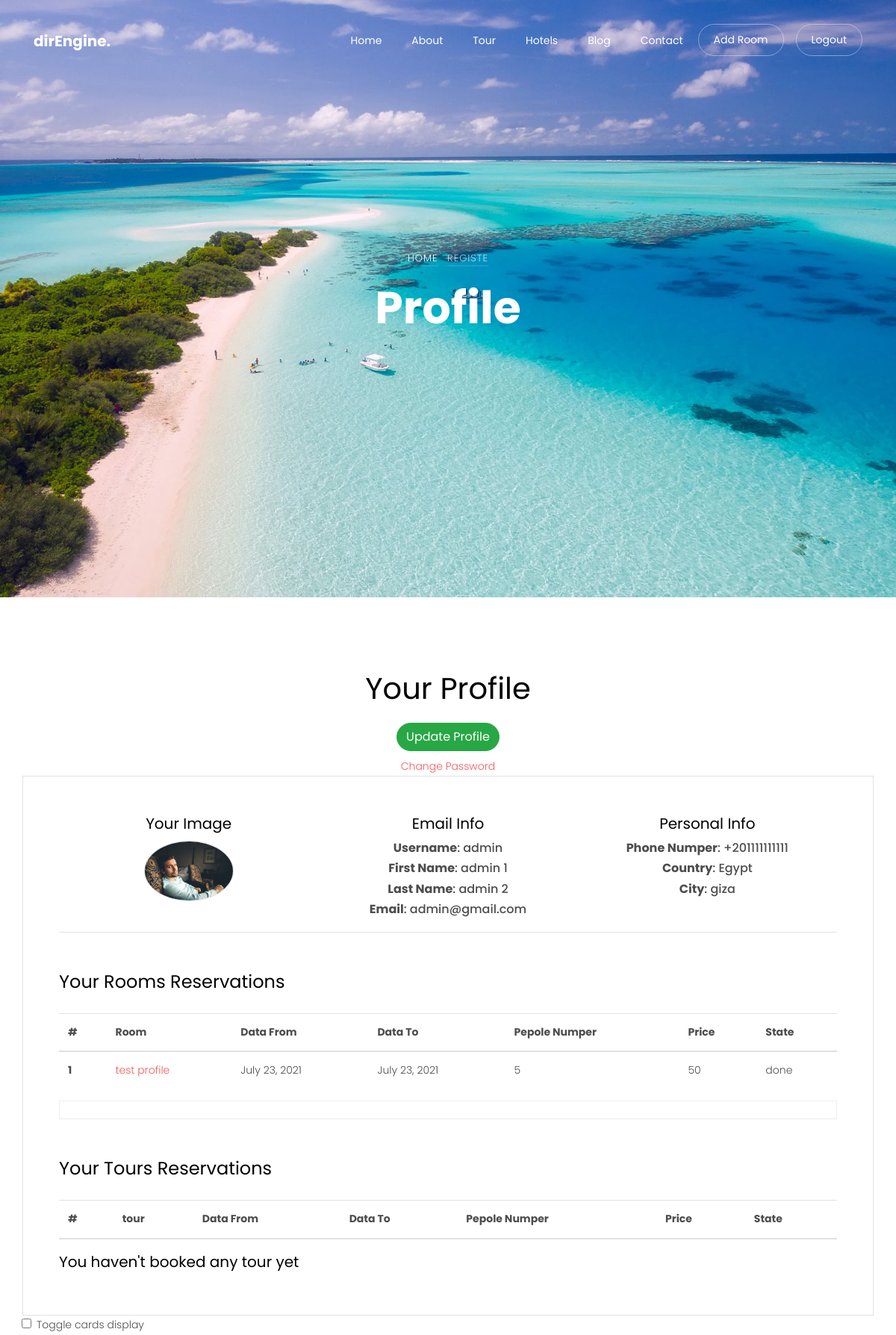
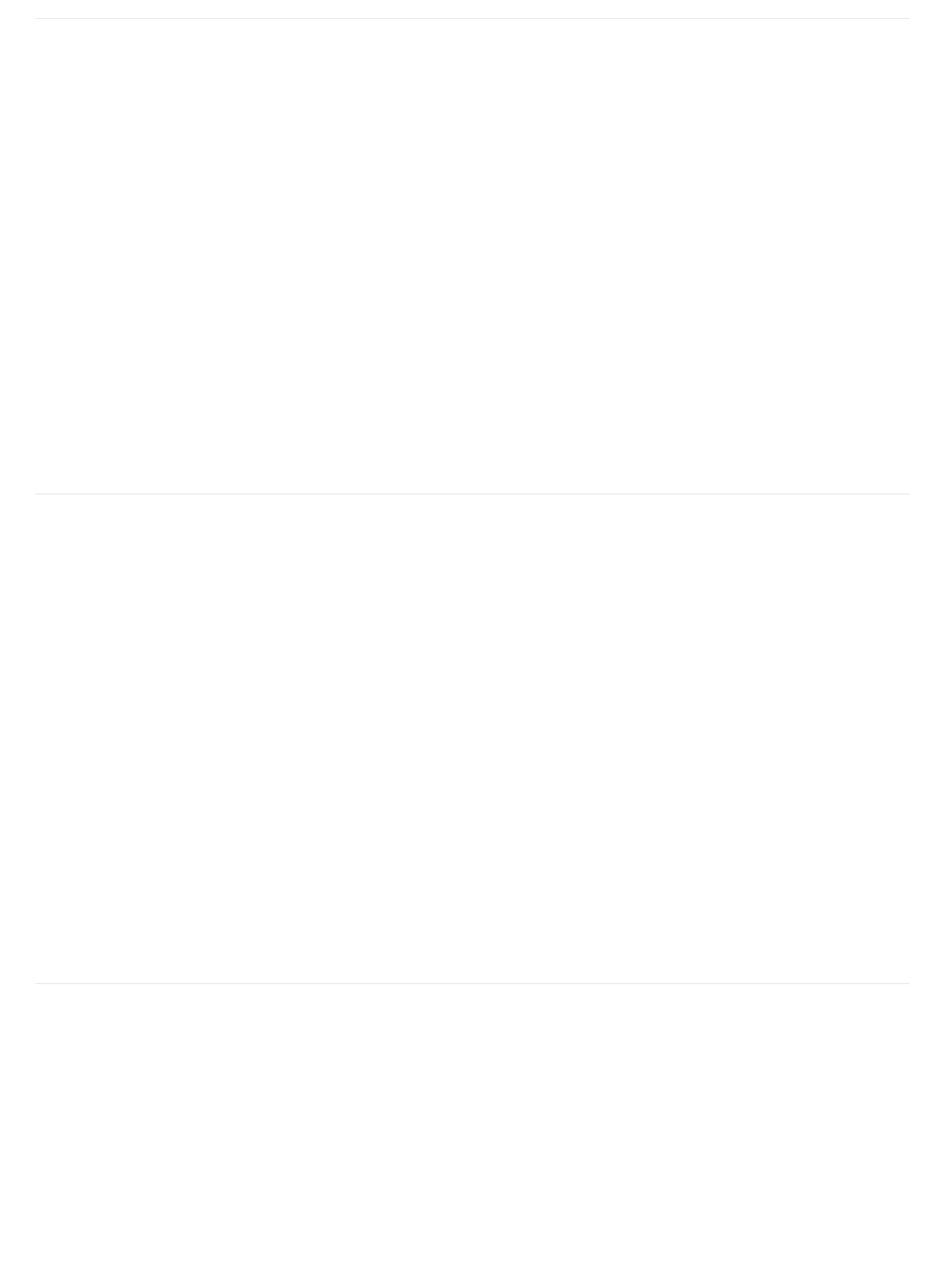
/accounts/profile/admin/ (signed in, upper part), run on the app's committed database (2 pictures, top to bottom).
### accounts/models.py (models this page shows, shortened)
class User(AbstractUser):
    email = models.EmailField('email address',unique=True)
    image = models.ImageField(upload_to=get_profile_image_filepath,default='default.png')
    country = CountryField(blank=True)
    city = models.CharField(max_length = 150,blank=True)
    phone_number = PhoneNumberField(blank=True)
    last_update = models.DateTimeField(auto_now=True)
    slug = models.SlugField(blank=True, null=True)
    toggle_cart_option = models.BooleanField(default=False)
    objects = MyUserManager()
    def get_profile_image_filename(self):
        if self.image:
            return'/media/'+ str(self.image)[str(self.image).index('profile_images/' + str(self.pk) +  ' - ' + str(self.username) + "/"):]
        else:
            return 'Not Image'
    def get_absolute_url(self):
        return reverse('accounts:profile', args=[self.slug])

### rooms/models.py (models this page shows, shortened)
class Room_Reservation(models.Model):
    user = models.ForeignKey(get_user_model(), related_name='room_Reservation', on_delete=models.CASCADE)
    room = models.ForeignKey(Room, related_name='room_Reservation', on_delete=models.CASCADE)
    name = models.CharField(max_length=90)
    email_registered = models.EmailField()
    email_entred = models.EmailField()
    data_from = models.DateField()
    data_to = models.DateField()
    guste = models.PositiveIntegerField(validators=[MinValueValidator(1),MaxValueValidator(6)],blank=True)
    children = models.PositiveIntegerField(validators=[MinValueValidator(0),MaxValueValidator(6)],blank=True)
    price = models.IntegerField()
    canceled = models.BooleanField(default=False)
    done = models.BooleanField(default=False)
    objects = Room_Reservation_Maneger()
    class Meta:
        ordering = ['-id']

class Room(models.Model):
    owner = models.ForeignKey(get_user_model(), on_delete=models.CASCADE)
    title = models.CharField(max_length = 150)
    price = models.PositiveIntegerField()
    total_rating = models.IntegerField(default=0,blank=True, null=True)
    city = models.ForeignKey(Place, on_delete=models.CASCADE)
    locality =models.CharField(max_length=50)
    street = models.CharField(max_length = 150)
    category = models.ForeignKey(Category, on_delete=models.CASCADE)
    descriptions = RichTextField()
    img = models.ImageField(upload_to='rooms/')
    days_number = models.PositiveIntegerField()
    data_from = models.DateField(auto_now_add=True,blank=True)
    data_to = models.DateField(auto_now_add=True,blank=True)
    created_at = models.DateTimeField(auto_now_add=True)
    update_at = models.DateTimeField(default=timezone.now)
    slug = models.SlugField(blank=True, null=True)
    active = models.BooleanField(default=True)
    def get_absolute_url(self):
        return reverse("rooms:hotel_room", kwargs={'slug':self.slug})
    def get_reservation_url(self):
        return '{}#reservation_form'.format(reverse("rooms:hotel_room", kwargs={'slug':self.slug}))

### accounts/views.py (the view)
# urls.py: path('profile/<slug:slug>/',views.ProfileView.as_view(),name='profile'),
class ProfileView(DetailView):
    model =  get_user_model()
    def get_context_data(self, **kwargs):
        context = super().get_context_data(**kwargs)
        print(self.get_slug_field)
        context['object_list'] = Room.objects.filter(owner__slug=self.kwargs['slug'])
        return context

### blog/models.py (called while the page is built)
    def get_absolute_url(self):
        return reverse("blog:blog-detail", kwargs={"slug": self.slug})

### main/models.py (called while the page is built)
    def __str__(self):
        return self.name

### project/context_processors.py (called while the page is built)
def nav_links(request):
    urlpath = request.path
    cxt = {
        'urlpath':urlpath,
    }
    return cxt

def myfooter(request):
    info = Info.objects.last()
    cxt = {
        'myfooter':info,
    }
    return cxt

### tours/models.py (called while the page is built)
    @property
    def total_rating(self):
        rating_count= self.rating.all()
        rating = 0
        for i in rating_count:
            rating += i.rating
        if rating_count.exists():
            return int(rating/len(rating_count))
        return '0'

    def get_absolute_url(self):
        return reverse('tours:tour_detail',kwargs={'slug':self.slug})

    def get_reservation_url(self):
        return '{}#reservation_form'.format(reverse("tours:tour_detail", kwargs={'slug':self.slug}))

### accounts/templates/accounts/user_detail.html (shortened to what this page needs)
{% extends "base.html" %}
{% load static %}
{% block content %}
<div class="hero-wrap js-fullheight" style="background-image: url('{% static 'images/bg_2.jpg' %}');">
    <div class="container">
      <div class="row no-gutters slider-text js-fullheight align-items-center justify-content-center" data-scrollax-parent="true">
        <div class="col-md-9 ftco-animate text-center" data-scrollax=" properties: { translateY: '70%' }">
          <p class="breadcrumbs" data-scrollax="properties: { translateY: '30%', opacity: 1.6 }"><span class="mr-2"><a href="index.html">Home</a></span> <span>Registe</span></p>
          <h1 class="mb-3 bread" data-scrollax="properties: { translateY: '30%', opacity: 1.6 }">Profile</h1>
        </div>
      </div>
    </div>
  </div>
  <section class="ftco-section contact-section ftco-degree-bg">
      <center class="mb-3 mt-2"><h1>Your Profile</h1></center>
      <center><a href="{{object.get_absolute_url}}update/" class='btn btn-success mb-2'>Update Profile</a></center>
      <center><a href="{% url 'password_change' %}" class="mb-2">Change Password</a></center>
      <div class="container">
      <div class="row border p-5">
        <div class="col-md-4 mx-auto {% if request.user.is_superuser or request.user.is_staff%} border-bottom mb-5 {% endif %}">
            <center class="mb-3"><h5>Your Image</h5>
                <img class="img-fluid rounded-circle border" src="{{object.get_profile_image_filename}}" width="120px" alt="{{object.get_profile_image_filename}}">
        </div>
        <div class="col-md-4 mx-auto {% if request.user.is_superuser or request.user.is_staff%} border-bottom mb-5 {% endif %}">
            <center class="mb-3"><h5>Email Info</h5>
                <h6><strong>Username</strong>: {{object.username}}</h6>
                <h6><strong>First Name</strong>: {{object.first_name}}</h6>
                <h6><strong>Last Name</strong>: {{object.last_name}}</h6>
                <h6><strong>Email</strong>: {{object.email}}</h6>
            </center>
        </div>
        <div class="col-md-4 mx-auto {% if request.user.is_superuser or request.user.is_staff%} border-bottom mb-5 {% endif %}">
            <center class="mb-5"><h5>Personal Info</h5>
                <h6><strong>Phone Numper</strong>: {{object.phone_number}}</h6>
                <h6><strong>Country</strong>: {{object.country.name}}</h6>
                <h6><strong>City</strong>: {{object.city}}</h6>
            </center>
        </div>
        {% if request.user.is_superuser or request.user.is_staff%}
        {% include "accounts/user_profile_booking.html" %}
        {% endif %}
      </div>
      {% if request.user.is_superuser or request.user.is_staff%}
      <form id="show_moving_carts_form" method="POST" action="{% url 'accounts:toggle-profile-option' object.slug %}">
        <input onchange="$('#show_moving_carts_form').submit()" type="checkbox" {% if object.toggle_cart_option %}checked {% endif %} name="show_moving_carts" id="show_moving_carts" style="margin-left: -16px;margin-right:7px"><label for="show_moving_carts">Toggle cards display</label>
      </form>
      <div id="main_root_carts">
          <div id="profile_option_div_row_root">
            {% if object.toggle_cart_option %}
              {% include "accounts/profile_option.html" %}
              {% else %}
              {% include "accounts/profile_option_2.html" %}
            {% endif %}
          </div>
      </div>
      {% else %}
      {% include "accounts/user_profile_booking.html" %}
      {% endif %}
    </div>
  </section>
{% endblock content %}

### accounts/templates/accounts/user_profile_booking.html (shortened to what this page needs)
<center><h4 class="mb-4">Your Rooms Reservations</h4></center>
<table class="table">
    <thead>
      <tr>
        <th scope="col">#</th>
        <th scope="col">Room</th>
        <th scope="col">Data From</th>
        <th scope="col">Data To</th>
        <th scope="col">Pepole Numper</th>
        <th scope="col">Price</th>
        <th scope="col">State</th>
      </tr>
    </thead>
    <tbody>
      <tr>
          {% for obj in object.room_Reservation.all %}
            <th scope="row">{{forloop.counter}}</th>
        <td><a href="{{obj.room.get_absolute_url}}">{{obj.room.title}}</a></td>
        <td>{{obj.data_from}}</td>
        <td>{{obj.data_to}}</td>
        <td>{{obj.guste|add:obj.children}}</td>
        <td>{{obj.price}}</td>
        {% if obj.canceled %}
        <td>canceled</td>
        {% elif obj.done %}
        <td>done</td>
        {% endif %}
      </tr>
          {% endfor %}
    </tbody>
  </table>
  <span style="border:1px solid #EEE;width:100%"></span>
  <br>
  <center><h4 class="mb-4{% if request.user.is_superuser or request.user.is_staff%}  mt-5 {% endif %}">Your Tours Reservations</h4></center>
  <table class="table">
      <thead>
        <tr>
          <th scope="col">#</th>
          <th scope="col">tour</th>
          <th scope="col">Data From</th>
          <th scope="col">Data To</th>
          <th scope="col">Pepole Numper</th>
          <th scope="col">Price</th>
          <th scope="col">State</th>
        </tr>
      </thead>
    </table>
    {% if not object.tour_Reservation.exists %}
    <center><h5>You haven't booked any tour yet</h5></center>
    {% endif %}

### data on the page
User: get_profile_image_filename (picture), username "admin", first_name "admin 1", last_name "admin 2", email "admin@gmail.com", phone_number "+201111111111", country.name "Egypt", city "giza"
Room_Reservation: room "test profile", data_from "July 23, 2021", data_to "July 23, 2021", guste|add "5", price "50", canceled "done"
